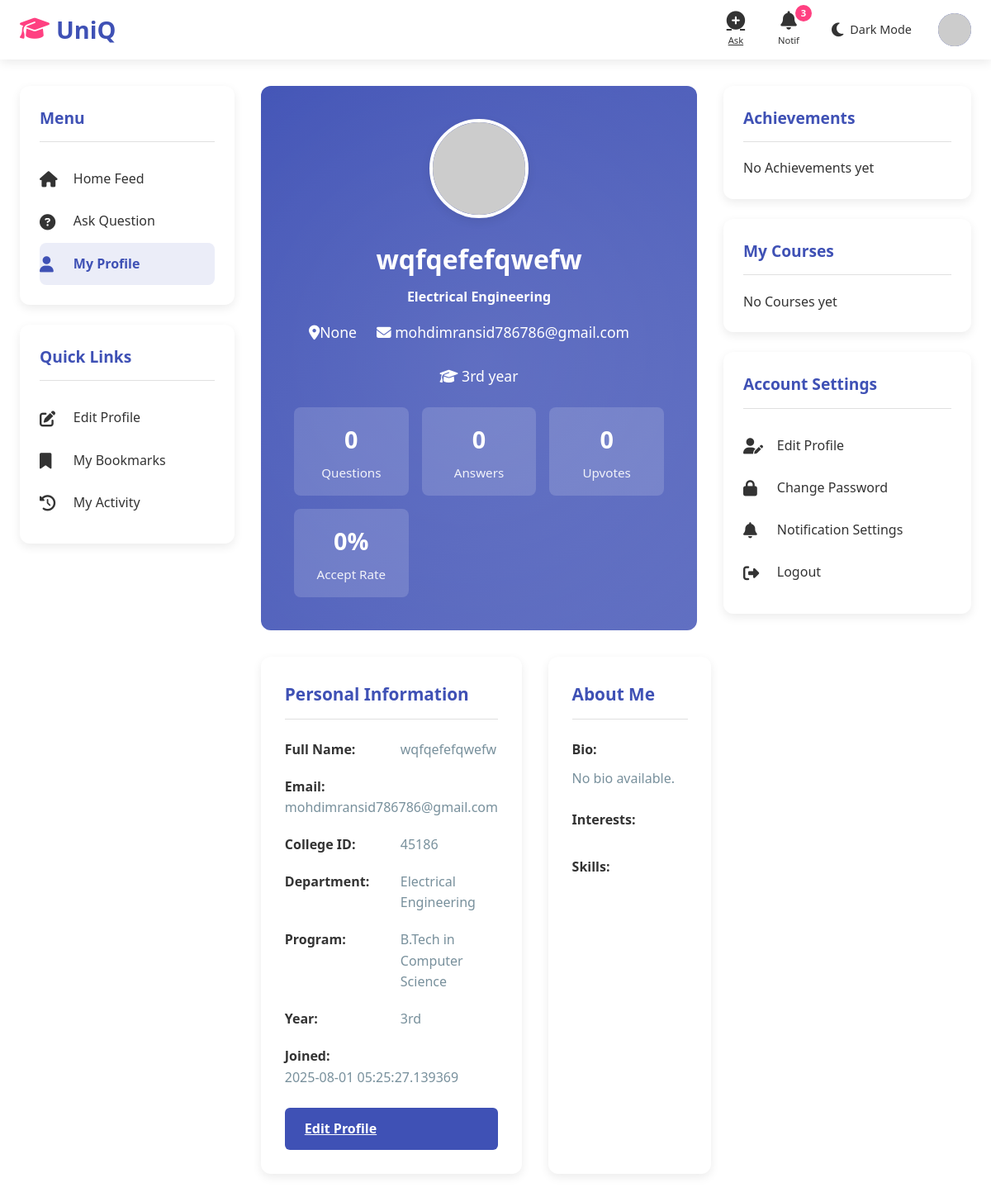
The page /profile (signed in) on the database its author committed.
### app.py (models this page shows)
class User(db.Model):
    id = db.Column(db.Integer, primary_key=True)#use
    first_name=db.Column(db.String(90),unique=False, nullable=False)
    last_name=db.Column(db.String(90),unique=False, nullable=False)
    full_name=db.Column(db.String(90),unique=True, nullable=True)#use
    username = db.Column(db.String(80), unique=True, nullable=False)#use
    email = db.Column(db.String(120), unique=True, nullable=False)#use
    c_id = db.Column(db.String(200), nullable=False)#use
    password = db.Column(db.String(200), nullable=False)#use
    role = db.Column(db.String(20), default='student',nullable=True)#use
    department = db.Column(db.String(50), nullable=True)#use
    year = db.Column(db.String(90), nullable=True)#use
    questions = db.relationship('Question', backref='author', lazy=True)
    bio = db.Column(db.Text, nullable=True)#use
    interest= db.Column(db.String(200), nullable=True)
    skiils=db.Column(db.String(200), nullable=True)
    location=db.Column(db.String(200), nullable=True)
    created_at = db.Column(db.DateTime, default=datetime.utcnow)
    questions = db.relationship('Question', backref='author', lazy=True)
    answers = db.relationship('Answer', backref='author', lazy=True)
    image = db.Column(db.String(300), nullable=True)
    otp=db.Column(db.Integer)#use
    achievement=db.Column(db.String(200), nullable=True)
    course=db.Column(db.String(200), nullable=True)
    verify= db.Column(db.Boolean, default=False)
    voted_on = db.relationship(
        'Answer',
        secondary=votes_association,
        back_populates='voters'
    )

### app.py (the view, shortened to what this page needs)
@app.route('/profile')
def profile():
    user = User.query.get(session['user_id'])
    questions = Question.query.filter_by(user_id=user.id).all()
    answers = Answer.query.filter_by(user_id=user.id).all()
    total_upvotes = 0
    accepted_answers = 0
    total_answers = len(answers)
    accept_rate = round((accepted_answers / total_answers) * 100) if total_answers > 0 else 0
    return render_template(
        'profile.html',
        user=user,
        questions=questions,
        answers=answers,
        total_upvotes=total_upvotes,
        accept_rate=accept_rate
    )

### templates/profile.html (shortened to what this page needs)
<!DOCTYPE html>
<html lang="en">
<head>
    <link rel="stylesheet" href="https://cdnjs.cloudflare.com/ajax/libs/font-awesome/6.4.0/css/all.min.css">
        <link rel="stylesheet" href="{{url_for ('static',filename='css/styles.css')}}">
</head>
<body>
    <header>
        <div class="header-container">
            <a href="{{ url_for('index') }}" class="logo">
                <i class="fas fa-graduation-cap"></i>
                <span>UniQ</span>
            </a>
            <div class="nav-icons">
                <a href="{{url_for('ask')}}" class="nav-icon" id="ask-btn">
                    <i class="fas fa-plus-circle"></i>
                    <span>Ask</span>
                </a>
                <div class="nav-icon" id="notifications-btn">
                    <i class="fas fa-bell"></i>
                    <span>Notif</span>
                    <div class="notification-badge">3</div>
                </div>
                <div class="theme-toggle" id="theme-toggle">
                    <i class="fas fa-moon toggle-icon" id="theme-icon"></i>
                    <span class="toggle-text">Dark Mode</span>
                </div>
                <a href="{{url_for('profile')}}" class="user-avatar" id="profile-btn">
                {% if user.image %}
                    <img src="{{ url_for('static', filename='uploads/' + user.profile_photo) }}" alt="Avatar">
                {% else %}
                    <img src="https://api.dicebear.com/6.x/avataaars/svg?seed={{ user.username }}" alt="Default Avatar">
                {% endif %}
                </a>
            </div>
        </div>
    </header>
    <div class="main-container">
        <div class="sidebar">
            <div class="sidebar-card">
                <h3 class="sidebar-title">Menu</h3>
                <a href="{{url_for('index')}}" class="menu-item">
                    <i class="fas fa-home"></i>
                    <span>Home Feed</span>
                </a>
                <a href="{{url_for('ask')}}" class="menu-item">
                    <i class="fas fa-question-circle"></i>
                    <span>Ask Question</span>
                </a>
                <a href="{{url_for('profile')}}" class="menu-item active-menu">
                    <i class="fas fa-user"></i>
                    <span>My Profile</span>
                </a>
            </div>
            <div class="sidebar-card">
                <h3 class="sidebar-title">Quick Links</h3>
                <a href="{{url_for('update_profile')}}" class="menu-item">
                    <i class="fas fa-edit"></i>
                    <span>Edit Profile</span>
                </a>
                <a href="#" class="menu-item">
                    <i class="fas fa-bookmark"></i>
                    <span>My Bookmarks</span>
                </a>
                <a href="#" class="menu-item">
                    <i class="fas fa-history"></i>
                    <span>My Activity</span>
                </a>
            </div>
        </div>
        <div class="main-content">
            <div class="profile-header">
                <div class="profile-avatar">
                    {% if user.image %}
  <img src="{{ url_for('static', filename='uploads/' + user.image) }}" alt="Avatar">
{% else %}
  <img src="https://api.dicebear.com/6.x/avataaars/svg?seed={{ user.username }}" alt="Default Avatar">
{% endif %}
                </div>
                 <h1 class="profile-name">{{user.full_name}}</h1>
                <p><b>{{user.department}}</b></p>
                <div class="profile-meta">
                    <div><i class="fas fa-map-marker-alt"></i>{{user.location}}</div>
                    <div><i class="fas fa-envelope"></i> {{user.email}}</div>
                    <div><i class="fas fa-graduation-cap"></i> {{ user.year}} year</div>
                </div>
                <div class="profile-stats">
                    <div class="profile-stat">
                        <div class="profile-stat-value">{{user.questions|length}}</div>
                        <div class="profile-stat-label">Questions</div>
                    </div>
                    <div class="profile-stat">
                        <div class="profile-stat-value">{{user.answers|length}}</div>
                        <div class="profile-stat-label">Answers</div>
                    </div>
                    <div class="profile-stat">
                        <div class="profile-stat-value">{{ total_upvotes }}</div>
                        <div class="profile-stat-label">Upvotes</div>
                    </div>
                    <div class="profile-stat">
                        <div class="profile-stat-value">{{accept_rate}}%</div>
                        <div class="profile-stat-label">Accept Rate</div>
                    </div>
                </div>
            </div>
            <div class="profile-content">
                <div class="profile-card">
                    <h3 class="profile-card-title">Personal Information</h3>
                    <div class="info-item">
                        <div class="info-label">Full Name:</div>
                        <div class="info-value">{{user.full_name}}</div>
                    </div>
                    <div class="info-item">
                        <div class="info-label">Email:</div>
                        <div class="info-value">{{user.email}}</div>
                    </div>
                    <div class="info-item">
                        <div class="info-label">College ID:</div>
                        <div class="info-value">{{user.c_id}}</div>
                    </div>
                    <div class="info-item">
                        <div class="info-label">Department:</div>
                        <div class="info-value">{{user.department}}</div>
                    </div>
                    <div class="info-item">
                        <div class="info-label">Program:</div>
                        <div class="info-value">B.Tech in Computer Science</div>
                    </div>
                    <div class="info-item">
                        <div class="info-label">Year:</div>
                        <div class="info-value">{{user.year}}</div>
                    </div>
                    <div class="info-item">
                        <div class="info-label">Joined:</div>
                        <div class="info-value">{{user.created_at}}</div>
                    </div>
                    <a href="{{url_for('update_profile')}}" class="edit-button">Edit Profile</a>
                </div>
                <div class="profile-card">
                    <h3 class="profile-card-title">About Me</h3>
                    <div class="info-item" style="flex-direction: column;">
                        <div class="info-label">Bio:</div>
                        <div class="info-value" style="margin-top: 0.5rem; line-height: 1.7;">
                            {%if user.bio%}
                            {{user.bio}}
                            {%else%}
                            No bio available.
                            {%endif%}
                        </div>
                    </div>
                    <div class="info-item" style="flex-direction: column; margin-top: 1.5rem;">
                        <div class="info-label">Interests:</div>
                    </div>
                    <div class="info-item" style="flex-direction: column; margin-top: 1.5rem;">
                        <div class="info-label">Skills:</div>
                    </div>
                </div>
            </div>
        </div>
        <div class="right-sidebar">
            <div class="sidebar-card">
                <h3 class="sidebar-title">Achievements</h3>
                <div class="tag-list">
                    {% if user.achievement %}
                    {% for achievement in user.achievement.split(',') %}
                    <div class="tag" style="background-color: #e3f2fd; color: #1565c0;">
                        <i class="fas fa-star"></i> {{ achievement.strip() }}
                    </div>
                    {% endfor %}
                    {% else %}
                    No Achievements yet
                    {% endif %}
                </div>
            </div>
            <div class="sidebar-card">
                <h3 class="sidebar-title">My Courses</h3>
                <div class="tag-list">
                    {% if user.course %}
                    {% for course in user.course.split(',') %}
                    <div class="tag">{{course.strip()}}</div>
                    {%endfor%}
                    {% else %}
                    No Courses yet
                    {% endif %}
                </div>
            </div>
            <div class="sidebar-card">
                <h3 class="sidebar-title">Account Settings</h3>
                <a href="{{url_for('update_profile')}}" class="menu-item">
                    <i class="fas fa-user-edit"></i>
                    <span>Edit Profile</span>
                </a>
                <a href="#" class="menu-item">
                    <i class="fas fa-lock"></i>
                    <span>Change Password</span>
                </a>
                <a href="#" class="menu-item">
                    <i class="fas fa-bell"></i>
                    <span>Notification Settings</span>
                </a>
                <a href="#" class="menu-item">
                    <i class="fas fa-sign-out-alt"></i>
                    <span>Logout</span>
                </a>
            </div>
        </div>
    </div>
</body>
</html>

### rows shown on the page
User: full_name "wqfqefefqwefw", department "Electrical Engineering", location "None", email "mohdimransid786786@gmail.com", year "3rd", c_id "45186", created_at "2025-08-01 05:25:27.139369"

### other values the page prints
{{ user.questions|length }} "0"
{{ user.answers|length }} "0"
{{ total_upvotes }} "0"
{{ accept_rate }} "0"
